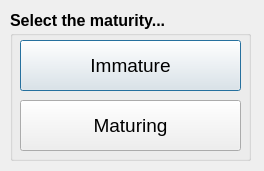
<?xml version="1.0" encoding="UTF-8"?>
<ui version="4.0">
 <class>matselDlgABL</class>
 <widget class="QDialog" name="matselDlgABL">
  <property name="geometry">
   <rect>
    <x>0</x>
    <y>0</y>
    <width>264</width>
    <height>171</height>
   </rect>
  </property>
  <property name="windowTitle">
   <string>Maturity Selection</string>
  </property>
  <widget class="QGroupBox" name="groupBox">
   <property name="geometry">
    <rect>
     <x>10</x>
     <y>30</y>
     <width>241</width>
     <height>131</height>
    </rect>
   </property>
   <property name="title">
    <string/>
   </property>
   <widget class="QPushButton" name="immatureBtn">
    <property name="geometry">
     <rect>
      <x>10</x>
      <y>10</y>
      <width>221</width>
      <height>51</height>
     </rect>
    </property>
    <property name="font">
     <font>
      <pointsize>14</pointsize>
     </font>
    </property>
    <property name="text">
     <string>Immature</string>
    </property>
   </widget>
   <widget class="QPushButton" name="maturingBtn">
    <property name="geometry">
     <rect>
      <x>10</x>
      <y>70</y>
      <width>221</width>
      <height>51</height>
     </rect>
    </property>
    <property name="font">
     <font>
      <pointsize>14</pointsize>
     </font>
    </property>
    <property name="text">
     <string>Maturing</string>
    </property>
   </widget>
  </widget>
  <widget class="QLabel" name="label">
   <property name="geometry">
    <rect>
     <x>10</x>
     <y>10</y>
     <width>181</width>
     <height>20</height>
    </rect>
   </property>
   <property name="font">
    <font>
     <pointsize>12</pointsize>
     <weight>75</weight>
     <bold>true</bold>
    </font>
   </property>
   <property name="text">
    <string>Select the maturity...</string>
   </property>
  </widget>
 </widget>
 <resources/>
 <connections/>
</ui>
